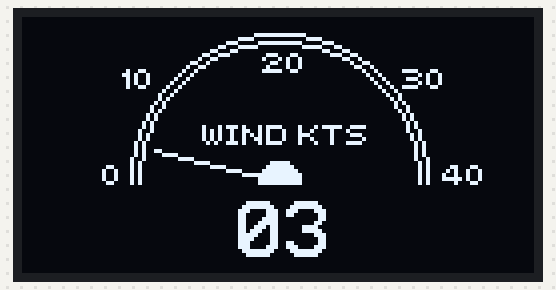
Bench run of a sketch on a simulated Arduino Uno, built with avr-gcc and run on an emulated ATmega328P. On the bench: 128×64 one-colour display.

Above: at 1.95 s.
At 3.7 s:
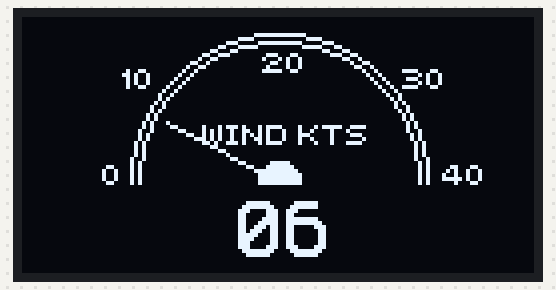
At 10.72 s:
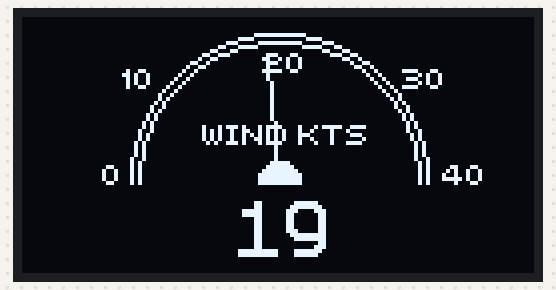
At 19.68 s:
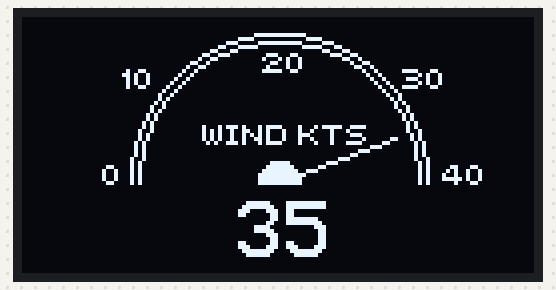
At 26.34 s:
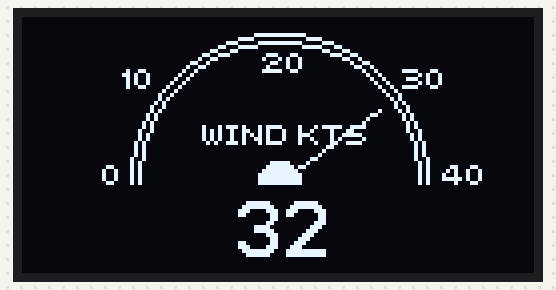
At 38.88 s:
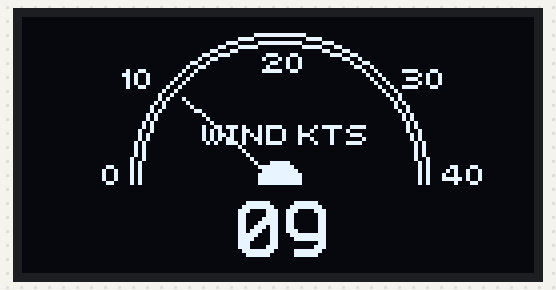

Measured:
- what the display in image 0 shows lasts 0.5 s, from 1.7 s to 2.2 s

The sketch:

Gauge_UG8_WindSpeed.ino
```cpp
/*
Works with only one display (for now)
 - For OLED display with SH1106 driver
*/

#include "U8glib.h"
U8GLIB_SSD1306_128X64 u8g(U8G_I2C_OPT_NONE|U8G_I2C_OPT_DEV_0); // SW SPI Com: SCK = 13, MOSI = 11, CS = 10, A0 = 9, Res = 12

int xmax=128;                                   // max length x-axis
int ymax=62;                                    // max length y-axis
int xcenter=xmax/2;                             // center of x-axis
int ycenter=ymax/2+10;                          // center of y-axis
int arc=ymax/2;
int angle=0;

char* label[] = {"WIND KTS","COOLANT"," INTAKE","VOLT"};    // some custom gauge labels
int labelXpos[] = {53, 45, 49, 53};                     // predefined x-position of a gauge label
#define potmeterPin A1                                  // simulate analogue value with potentiometer
int p, w, m,a=10;
u8g_uint_t xx=0;

void gauge(uint8_t angle) {
  // draw border of the gauge
  u8g.drawCircle(xcenter,ycenter,arc+6, U8G_DRAW_UPPER_RIGHT);
  u8g.drawCircle(xcenter,ycenter,arc+4, U8G_DRAW_UPPER_RIGHT);
  u8g.drawCircle(xcenter,ycenter,arc+6, U8G_DRAW_UPPER_LEFT);
  u8g.drawCircle(xcenter,ycenter,arc+4, U8G_DRAW_UPPER_LEFT);

  // draw the needle
  float x1=sin(2*angle*2*3.14/360);              // needle position
  float y1=cos(2*angle*2*3.14/360);
  u8g.drawLine(xcenter, ycenter, xcenter+arc*x1, ycenter-arc*y1);
  u8g.drawDisc(xcenter, ycenter, 5, U8G_DRAW_UPPER_LEFT);
  u8g.drawDisc(xcenter, ycenter, 5, U8G_DRAW_UPPER_RIGHT);
  u8g.setFont(u8g_font_chikita);

  // show scale labels
  u8g.drawStr( 20, 42, "0");
  u8g.drawStr( 25, 18, "10");
  u8g.drawStr( 60, 14, "20");
  u8g.drawStr( 95, 18, "30");
  u8g.drawStr( 105, 42, "40");

  // show gauge label
  u8g.setPrintPos(labelXpos[1],32);         // Change position of Label
  u8g.print(label[0]);                     // 0-3 Change the label name (check line#37)

  // show digital value and align its position
  u8g.setFont(u8g_font_profont22);
  u8g.setPrintPos(54,60);

  if (w<10){                                    // leading 0 when value less than 10
    u8g.print("0");
  }

  if (w>99) {                                   // position at 100%
    u8g.setPrintPos(47,60);
  }

  u8g.print(w);
}


// ------------------------------------------------- void setup() ------------------------------------------

void setup(void) {
  u8g.setFont(u8g_font_chikita);
  u8g.setColorIndex(1);                         // Instructs the display to draw with a pixel on.

  // assign default color value
  if ( u8g.getMode() == U8G_MODE_R3G3B2 ) {
    u8g.setColorIndex(255);                     // white
  }

  else if ( u8g.getMode() == U8G_MODE_GRAY2BIT ) {
    u8g.setColorIndex(3);                       // max intensity
  }

  else if ( u8g.getMode() == U8G_MODE_BW ) {
    u8g.setColorIndex(1);                       // pixel on
  }

  else if ( u8g.getMode() == U8G_MODE_HICOLOR ) {
    u8g.setHiColorByRGB(255,255,255);
  }
}

void loop(void) {
   p+=a;
   if ( p > 1023) {
    a= -10;
   }

   else if ( p < 0 ) {
    a = 10;
   }

w = map(p,0,1023,0,40);                      // map it between 0 and 40
m = map(p,0,1023,0,90);                       // map needle movement

 xx = m;                                   // 135 = zero position, 180 = just before middle, 0 = middle, 45 = max

  if (xx<45){                                   // positie correctie
    xx=xx+135;
  }

  else {
    xx=xx-45;
  }

  // picture loop
  {
    u8g.firstPage();
    do {
      gauge(xx);
    }
    while( u8g.nextPage() );
  }
}
```
